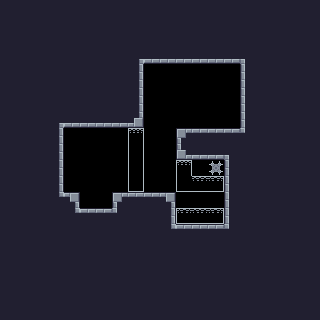

The image is a tile-based game level rendered from a .tmx file. Its description and complete source (layers, tilesets, objects, tile grids) follow:
An orthogonal 20x20 tile map with 16x16 px tiles, 1 tile layer (Tile Layer 1) and 4 objects (2x Attachable, Controllable, Victory).

<map version="1.9" tiledversion="1.9.0" orientation="orthogonal" renderorder="right-down" width="20" height="20" tilewidth="16" tileheight="16" infinite="0" nextlayerid="4" nextobjectid="21">
 <tileset firstgid="1" source="../tilesets/default_tileset.tsx" />
 <layer id="1" name="Tile Layer 1" width="20" height="20">
  <data encoding="csv">
18,18,18,18,18,18,18,18,18,18,18,18,18,18,18,18,18,18,18,18,
18,18,18,18,18,18,18,18,18,18,18,18,18,18,18,18,18,18,18,18,
18,18,18,18,18,18,18,18,18,18,18,18,18,18,18,18,18,18,18,18,
18,18,18,18,18,18,18,18,4,34,34,34,34,34,34,5,18,18,18,18,
18,18,18,18,18,18,18,18,19,0,0,0,0,0,0,17,18,18,18,18,
18,18,18,18,18,18,18,18,19,0,0,0,0,0,0,17,18,18,18,18,
18,18,18,18,18,18,18,18,19,0,0,0,0,0,0,17,18,18,18,18,
18,18,18,4,34,34,34,34,35,0,0,0,0,0,0,17,18,18,18,18,
18,18,18,19,0,0,0,0,25,0,0,1,2,2,2,21,18,18,18,18,
18,18,18,19,0,0,0,0,41,0,0,33,34,34,5,18,18,18,18,18,
18,18,18,19,0,0,0,0,41,0,0,25,0,8,17,18,18,18,18,18,
18,18,18,19,0,0,0,0,57,0,0,76,71,72,17,18,18,18,18,18,
18,18,18,20,3,0,0,1,2,2,3,0,0,0,17,18,18,18,18,18,
18,18,18,18,20,2,2,21,18,18,19,70,71,72,17,18,18,18,18,18,
18,18,18,18,18,18,18,18,18,18,20,2,2,2,21,18,18,18,18,18,
18,18,18,18,18,18,18,18,18,18,18,18,18,18,18,18,18,18,18,18,
18,18,18,18,18,18,18,18,18,18,18,18,18,18,18,18,18,18,18,18,
18,18,18,18,18,18,18,18,18,18,18,18,18,18,18,18,18,18,18,18,
18,18,18,18,18,18,18,18,18,18,18,18,18,18,18,18,18,18,18,18,
18,18,18,18,18,18,18,18,18,18,18,18,18,18,18,18,18,18,18,18
</data>
 </layer>
 <objectgroup id="2" name="Object Layer 1" opacity="0.5">
  <object id="4" name="Controllable" gid="256" x="80" y="176" width="16" height="16">
   <properties>
    <property name="sprite" value="player" />
    <property name="type" value="controllable" />
   </properties>
  </object>
  <object id="10" name="Attachable" gid="255" x="96" y="208" width="16" height="16">
   <properties>
    <property name="sprite" value="attachable" />
    <property name="type" value="attachable" />
   </properties>
  </object>
  <object id="17" name="Victory" gid="253" x="192" y="208" width="16" height="16">
   <properties>
    <property name="sprite" value="cake" />
    <property name="type" value="victory" />
   </properties>
  </object>
  <object id="19" name="Attachable" gid="255" x="192" y="112" width="16" height="16">
   <properties>
    <property name="sprite" value="attachable" />
    <property name="type" value="attachable" />
   </properties>
  </object>
 </objectgroup>
</map>
